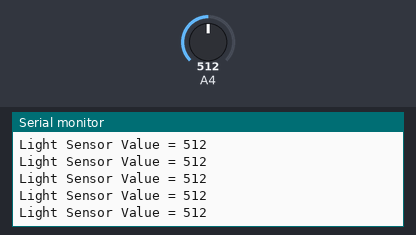
Bench run of a sketch on a simulated Arduino Mega 2560, built with avr-gcc and run on an emulated ATmega2560. Shown: the last lines printed to the serial monitor. The test bench sets the inputs (shaded band); at power-on: A4 = 512.

Above: at 1.2 s.
1.3 s: A4 set to 716
At 1.31 s:
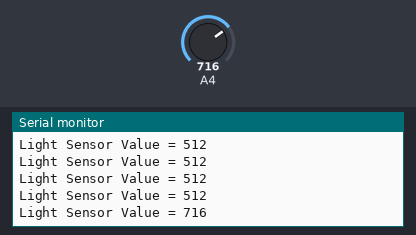
2.8 s: A4 set to 900
At 2.82 s:
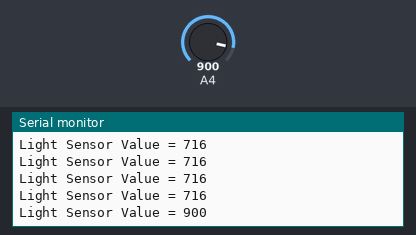
Timing chart, 0 to 5.8 s (numbered marks = the images above; inputs shaded):
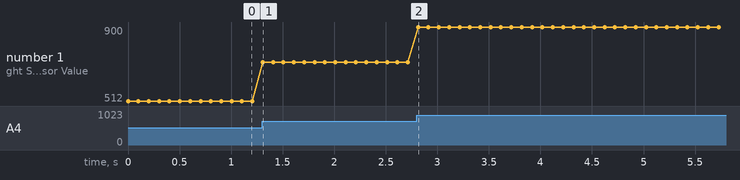

Measured:
- after the input at 1.3 s, the serial monitor: prints a new line at once (image 1)
- after the input at 2.8 s, the serial monitor: prints a new line at once (image 2)
- plotted number 1: 512 → 716 after the input at 1.3 s, 716 → 900 after the input at 2.8 s

The sketch:

light_sensor_1.ino
```cpp
#define _A0_LIGHT_ADC_36  36 //ADC 포트 설정

void setup() {
	//인터페이스 초기화
  Serial.begin(115200);
}

void loop() {
	//실습 #1 : 조도 센서 값을 읽어서 콘솔 모니터 출력
  Serial.print("Light Sensor Value = ");
  Serial.println(analogRead(_A0_LIGHT_ADC_36));
  delay(100);
}
```
